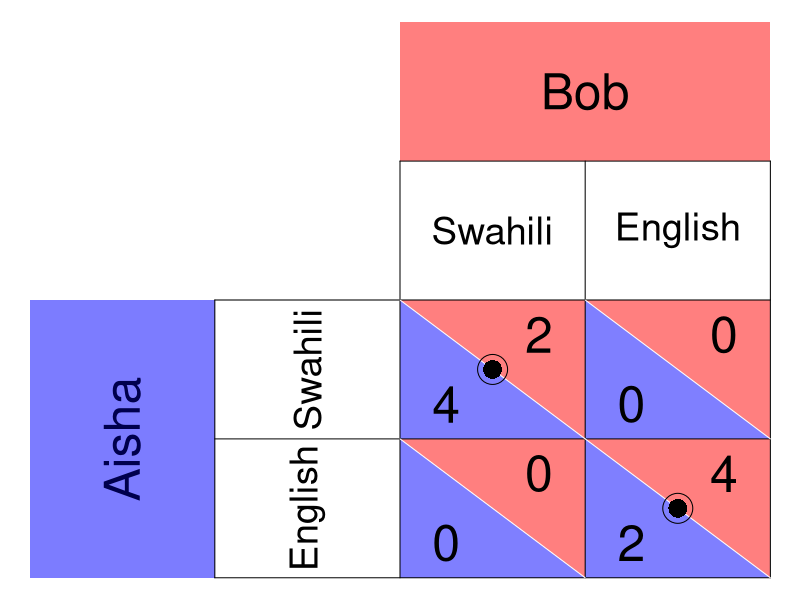

The R script that drew this image:
require(ggplot2)
require(shape)
pdf(file = "society/matrix_disagreement.pdf", width = 9, height = 7)

par(mar =  c(0, 0, 0, 0))
xlims <- c(0, 8)
ylims <- c(0, 8)

#TextSizes
PlayerSize <- 3
StratSize <- 2.3
PayoffSize <- 3

#Payoffs are listed as c("NW", "SW", "NE", "SE")

#Considerations for Player 1
P1Name <- c("Aisha")
P1Strat <- c("Swahili", "English")
P1Payoffs <- c("4", "0", "0", "2")
P1BR1 <- c("NW") #Must be NW or SW - the BR prints accordingly. 
P1BR2 <- c("SE") #Must be NE or SE - the BR prints accordingly. 
#NW = (5, 3); SW = (5,1); NE = (7, 3); SE = (7, 1)
P1bestsize <- 2.5 #Adjusts size of point indicating best response of P1

#Considerations for Player 2
P2Name <- c("Bob")
P2Strat <- c("Swahili", "English")
P2Payoffs <- c("2", "0", "0", "4")
P2BR1 <- c("NW") #Must be NW or SW - the BR prints accordingly. 
P2BR2 <- c("SE") #Must be NE or SE - the BR prints accordingly. 
P2bestsize <- 4 #Adjusts size of circle indicating best response of P2

plot(0, 0, xlim = xlims, ylim = ylims, type = "n",
     xlab = expression(""),
     ylab = expression(""),
     xaxt = "n", 
     yaxt = "n", 
     cex.lab = 2, 
     bty = "n")



#Color and label for Player 1 and their strategies
polygon(c(0,0,2,2,0), c(0,4,4,0,0), col=rgb(0, 0, 1, 0.3), density=NULL, border = NA)
text(1, 2, P1Name[1], srt = 90, cex = PlayerSize)

polygon(c(0,0,2,2,0), c(0,4,4,0,0), col=rgb(0, 0, 1, 0.3), density=NULL, border = NA)
text(3, 3, P1Strat[1], cex = StratSize, srt = 90)
text(3, 1, P1Strat[2], cex = StratSize, srt = 90)


#Color and label for Player 2
polygon(c(4,4,8,8,4), c(8,6,6,8,8), col=rgb(1, 0, 0, 0.5), density=NULL, border = NA)
text(6, 7, P2Name[1], cex = PlayerSize)

text(5, 5, P2Strat[1], cex = StratSize)
text(7, 5, P2Strat[2], cex = StratSize)

#NorthWest cell 
#P1
polygon(c(4,4,6,4), c(4,2,2,4), col=rgb(0, 0, 1, 0.5), density=NULL, border = NA)
#P2
polygon(c(4,6,6,4), c(4,4,2,4), col=rgb(1, 0, 0, 0.5), density=NULL, border = NA)

#P1
text(4.5, 2.5, P1Payoffs[1], cex = PayoffSize)
#P2
text(5.5, 3.5, P2Payoffs[1], cex = PayoffSize)

#SouthWest cell  
#P1
polygon(c(4,4,6,4), c(2,0,0,2), col=rgb(0, 0, 1, 0.5), density=NULL, border = NA)
#P2
polygon(c(4,6,6,4), c(2,2,0,2), col=rgb(1, 0, 0, 0.5), density=NULL, border = NA)

#P1
text(4.5, 0.5, P1Payoffs[2], cex = PayoffSize)
#P2
text(5.5, 1.5, P2Payoffs[2], cex = PayoffSize)


#NorthEast cell 
#P1
polygon(c(6,6,8,6), c(4,2,2,4), col=rgb(0, 0, 1, 0.5), density=NULL, border = NA)
#P2
polygon(c(6,8,8,6), c(4,4,2,4), col=rgb(1, 0, 0, 0.5), density=NULL, border = NA)
#P1
text(6.5, 2.5, P1Payoffs[3], cex = PayoffSize)
#P2
text(7.5, 3.5, P2Payoffs[3], cex = PayoffSize)

#SouthEast cell 
#P1
polygon(c(6,6,8,6), c(2,0,0,2), col=rgb(0, 0, 1, 0.5), density=NULL, border = NA)
#P2
polygon(c(6,8,8,6), c(2,2,0,2), col=rgb(1, 0, 0, 0.5), density=NULL, border = NA)
#P1
text(6.5, 0.5, P1Payoffs[4], cex = PayoffSize)
#P2
text(7.5, 1.5, P2Payoffs[4], cex = PayoffSize)


#Lines for the Table
segments(8, 0, 8, 6, lty = 1, col = "black")
segments(4, 6, 8, 6, lty = 1, col = "black")
segments(2, 0, 2, 4, lty = 1, col = "black")
segments(2, 0, 8, 0, lty = 1, col = "black")
segments(2, 4, 8, 4, lty = 1, col = "black")
segments(4, 0, 4, 6, lty = 1, col = "black")
segments(2, 2, 8, 2, lty = 1, col = "black")
segments(6, 0, 6, 6, lty = 1, col = "black")

#Diagonals
#NW
segments(4, 4, 6, 2, lty = 1, col = "white")
#NE
segments(6, 4, 8, 2, lty = 1, col = "white")
#SW
segments(4, 2, 6, 0, lty = 1, col = "white")
#Se
segments(6, 2, 8, 0, lty = 1, col = "white")


#Best responses 
#P1 
if (P1BR1[1] == "NW"){
  points(5, 3, pch = 16, col = "black", cex = P1bestsize)
} else{points(5, 1, pch = 16, col = "black", cex = P1bestsize)
}

if (P1BR2[1] == "NE"){
  points(7, 3, pch = 16, col = "black", cex = P1bestsize)
} else{points(7, 1, pch = 16, col = "black", cex = P1bestsize)
}


#P2
if (P2BR1[1] == "NW"){
  points(5, 3, pch = 1, col = "black", cex = P2bestsize)
} else{points(7, 3, pch = 1, col = "black", cex = P2bestsize)
}

if (P2BR2[1] == "SW"){
  points(5, 3, pch = 1, col = "black", cex = P2bestsize)
} else{points(7, 1, pch = 1, col = "black", cex = P2bestsize)
}

dev.off()
